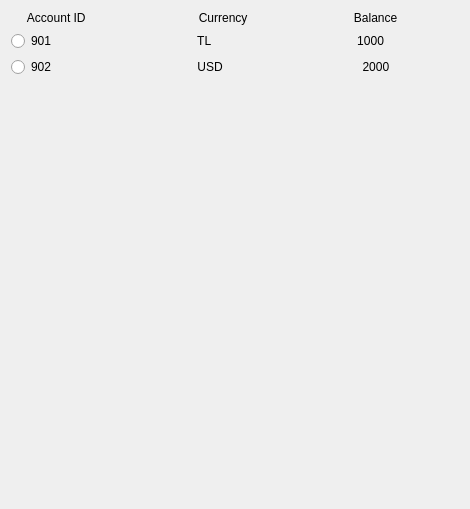
       <widget class="QWidget" name="withdraw_scrollAreaWidgetContents">
        <property name="geometry">
         <rect>
          <x>0</x>
          <y>0</y>
          <width>470</width>
          <height>509</height>
         </rect>
        </property>
        <layout class="QVBoxLayout" name="verticalLayout_3">
         <item>
          <widget class="QLabel" name="withdraw_account_columns">
           <property name="text">
            <string>     Account ID                                  Currency                                Balance</string>
           </property>
          </widget>
         </item>
         <item>
          <widget class="QRadioButton" name="withdraw_radio_acc_1">
           <property name="text">
            <string>901                                            TL                                            1000</string>
           </property>
          </widget>
         </item>
         <item>
          <widget class="QRadioButton" name="withdraw_radio_acc_2">
           <property name="text">
            <string>902                                            USD                                          2000</string>
           </property>
          </widget>
         </item>
         <item>
          <spacer name="withdraw_verticalSpacer">
           <property name="orientation">
            <enum>Qt::Vertical</enum>
           </property>
           <property name="sizeHint" stdset="0">
            <size>
             <width>20</width>
             <height>40</height>
            </size>
           </property>
          </spacer>
         </item>
        </layout>
       </widget>
